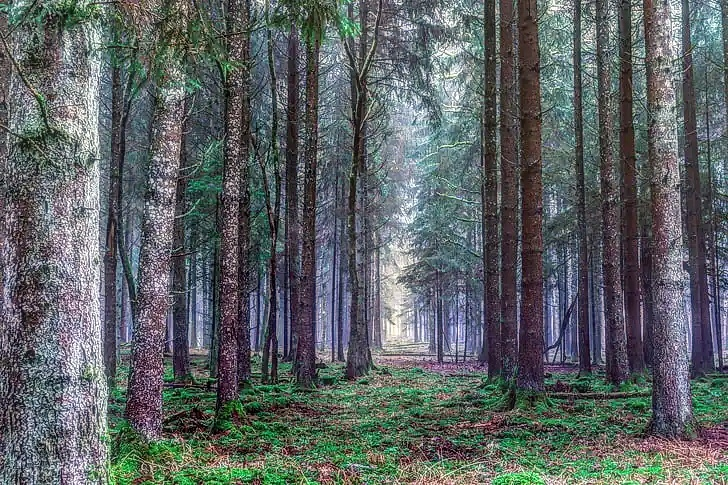
#> input picture ImageEnage/PM/TVtest.jpg, 728 x 485 px
$ python Color_Test.py
#> lines starting #> are read from the running program, lines starting #| are printed output that depends on the picture
#> further down, src is the input picture: shape (485, 728, 3); mean R, G, B 92.8, 99.4, 100.7

import numpy as np
import imageio

import matplotlib.pyplot as plt

def image_color_matrix(src,color_matrix):
    assert src.ndim == 3 and src.shape[-1] == 3
    assert color_matrix.ndim == 2 and color_matrix.shape[0] == 4 and color_matrix.shape[1] == 4
    srcf = np.float32(src) / 255.0
    rows,cols,chs = src.shape
#> rows = 485; cols = 728; chs = 3
    src_matrix = np.zeros((rows,cols,chs+1),dtype=np.float32)
    src_matrix[:,:,0] = srcf[:,:,0].copy()
    src_matrix[:,:,1] = srcf[:,:,1].copy()
    src_matrix[:,:,2] = srcf[:,:,2].copy()
    src_matrix[:,:,3] = 255
    dst_matrix = np.zeros_like(src_matrix)
    dst_matrix[:,:,0] = src_matrix[:,:,0] * color_matrix[0][0] + src_matrix[:,:,1] * color_matrix[0][1] + \
                        src_matrix[:,:,2] * color_matrix[0][2] + color_matrix[0][3]
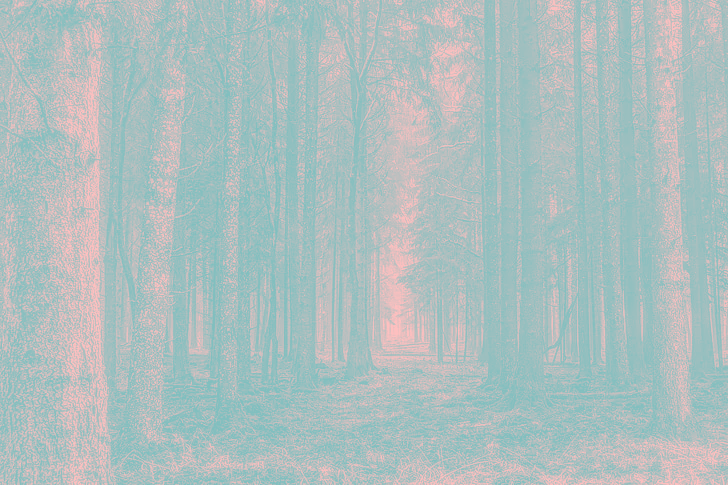
#> dst_matrix: shape (485, 728, 4) float32; mean R, G, B, A -0.136, 0, 0, 0; transparent parts drawn white

    dst_matrix[:,:,1] = src_matrix[:,:,0] * color_matrix[1][0] + src_matrix[:,:,1] * color_matrix[1][1] + \
                        src_matrix[:,:,2] * color_matrix[1][2] +  color_matrix[1][3]
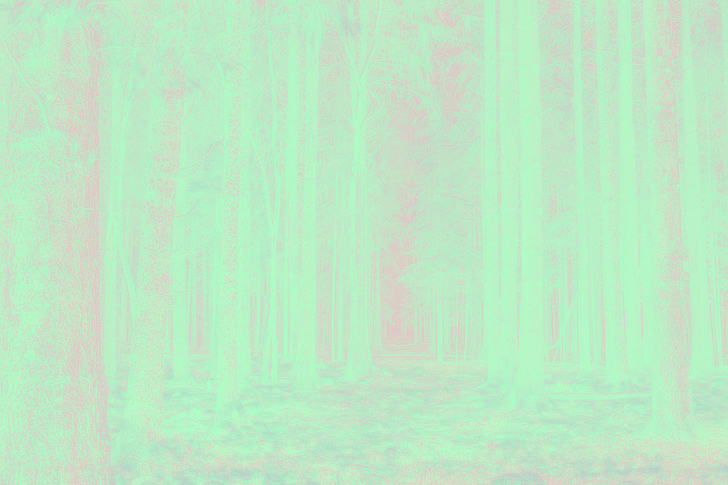
#> dst_matrix: shape (485, 728, 4) float32; mean R, G, B, A -0.136, 0.61, 0, 0; transparent parts drawn white

    dst_matrix[:,:,2] = src_matrix[:,:,0] * color_matrix[2][0] + src_matrix[:,:,1] * color_matrix[2][1] + \
                        src_matrix[:,:,2] * color_matrix[2][2] + color_matrix[2][3]
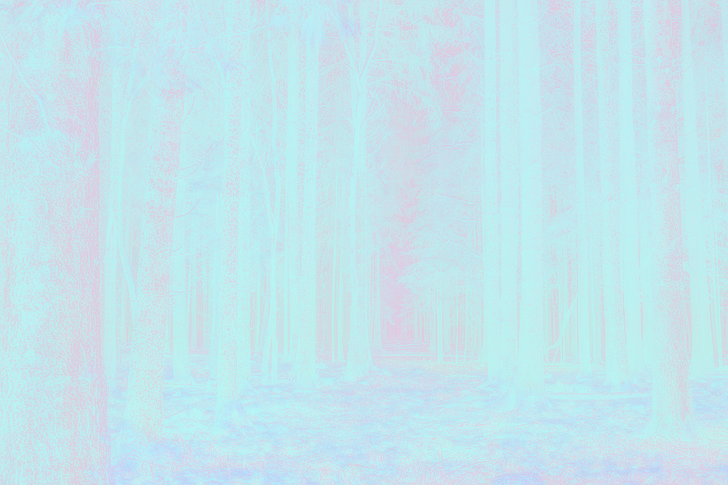
#> dst_matrix: shape (485, 728, 4) float32; mean R, G, B, A -0.136, 0.61, 0.8, 0; transparent parts drawn white

    dst_matrix[:,:,3] = src_matrix[:,:,0] * color_matrix[3][0] + src_matrix[:,:,1] * color_matrix[3][1] + \
                        src_matrix[:,:,2] * color_matrix[3][2] +  color_matrix[3][3]
    dst = np.zeros_like(srcf)
    dst[:,:,0] = dst_matrix[:,:,0]
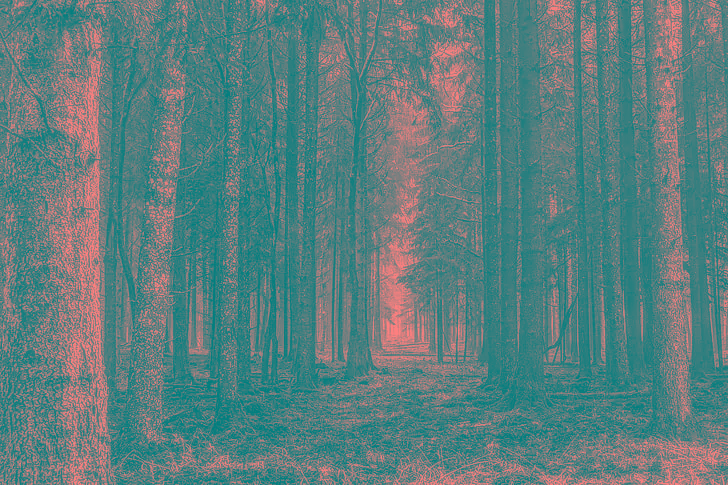
#> dst: shape (485, 728, 3) float32; mean R, G, B -0.136, 0, 0; drawn with min black and max white
    dst[:,:,1] = dst_matrix[:,:,1]
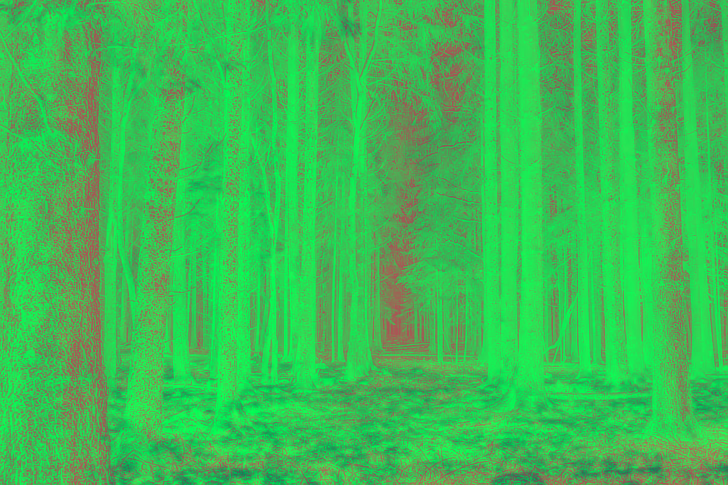
#> dst: shape (485, 728, 3) float32; mean R, G, B -0.136, 0.61, 0; drawn with min black and max white
    dst[:,:,2] = dst_matrix[:,:,2]
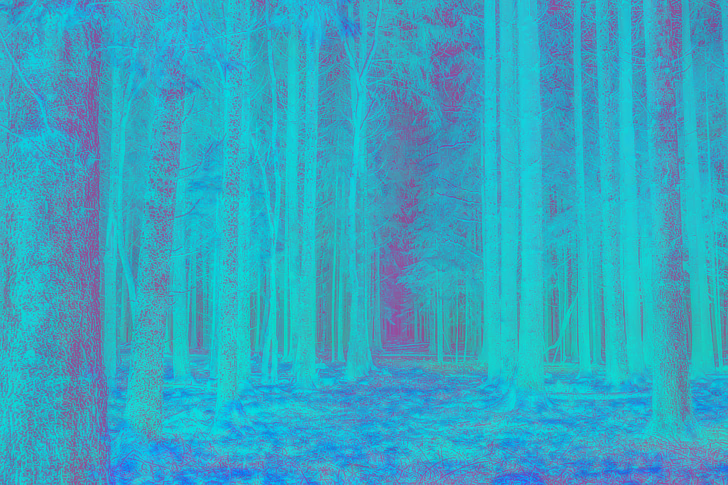
#> dst: shape (485, 728, 3) float32; mean R, G, B -0.136, 0.61, 0.8; drawn with min black and max white
    dst = np.uint8(np.clip(dst*255.0,0,255))
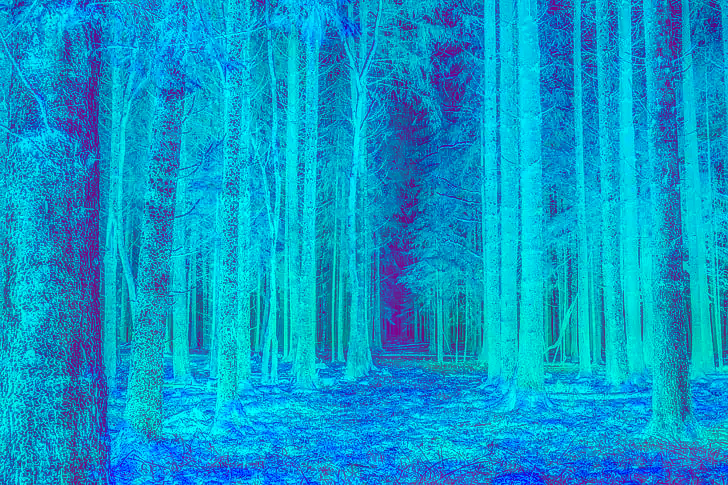
#> dst: shape (485, 728, 3); mean R, G, B 9.3, 155.1, 203.5
    return dst

src = imageio.imread('TVtest.jpg')
color_matrix = np.array([
    [1,0,0,-0.5],
    [0,-1,0,1],
    [0,0.5,-1,1],
    [0,0,0,0]
])
dst = image_color_matrix(src,color_matrix)
# print(dst)
plt.figure()
plt.imshow(src)
plt.figure()
plt.imshow(dst)

plt.show()

$ run again, with ImageEnage/PM/ACE.jpg copied over ImageEnage/PM/TVtest.jpg
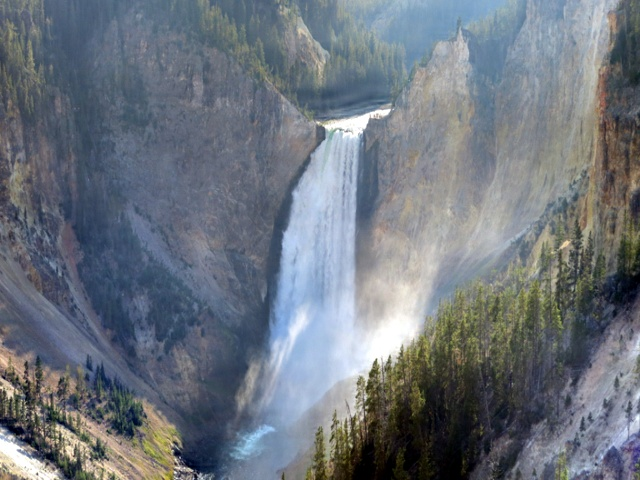
#> input picture ImageEnage/PM/ACE.jpg, 640 x 480 px
#> src is the input picture: shape (480, 640, 3); mean R, G, B 109.5, 116.6, 125.5
#> in image_color_matrix, `dst_matrix[:,:,2] = src_matrix[:,:,0] * color_matrix[2][0] + src_matri..`:
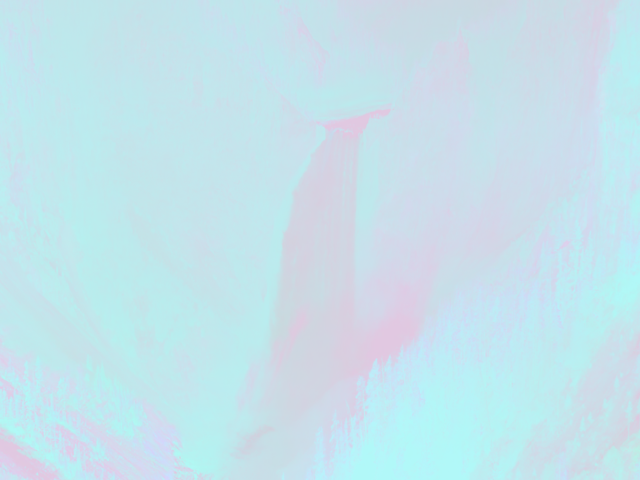
#> dst_matrix: shape (480, 640, 4) float32; mean R, G, B, A -0.0706, 0.543, 0.736, 0; transparent parts drawn white
#> in image_color_matrix, `dst = np.uint8(np.clip(dst*255.0,0,255))`:
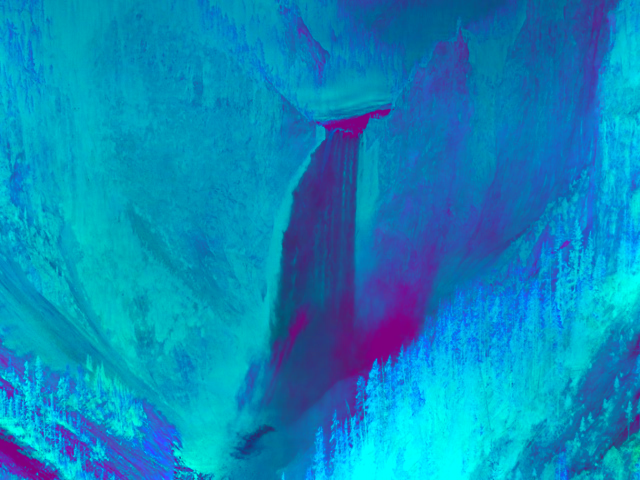
#> dst: shape (480, 640, 3); mean R, G, B 11.4, 137.8, 187.4

$ run again, with ImageEnage/PM/HEtest3.jpg copied over ImageEnage/PM/TVtest.jpg
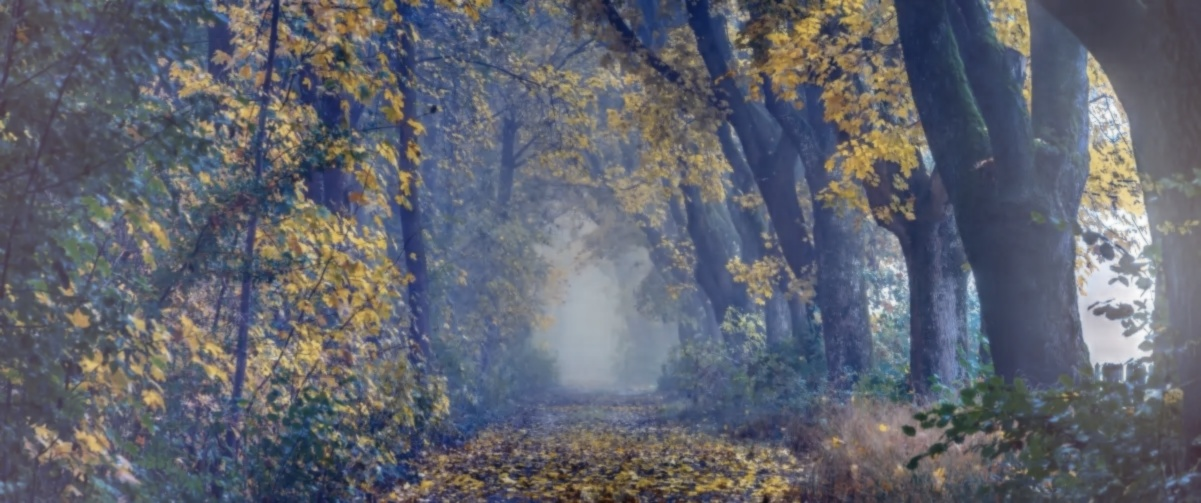
#> input picture ImageEnage/PM/HEtest3.jpg, 1201 x 503 px
#> src is the input picture: shape (503, 1201, 3); mean R, G, B 96.7, 99.9, 110.4
#> in image_color_matrix, `dst_matrix[:,:,2] = src_matrix[:,:,0] * color_matrix[2][0] + src_matri..`:
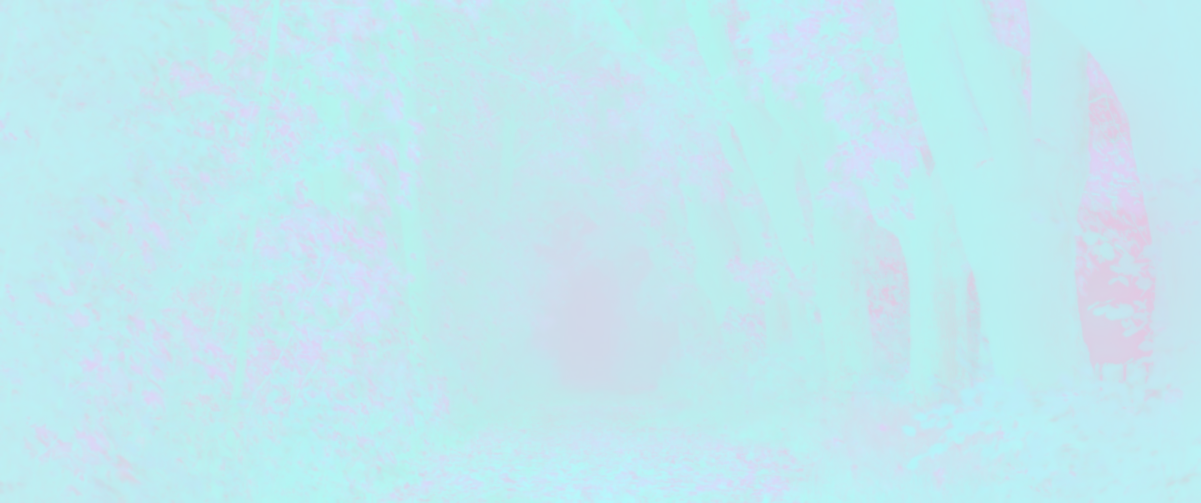
#> dst_matrix: shape (503, 1201, 4) float32; mean R, G, B, A -0.121, 0.608, 0.763, 0; transparent parts drawn white
#> in image_color_matrix, `dst = np.uint8(np.clip(dst*255.0,0,255))`:
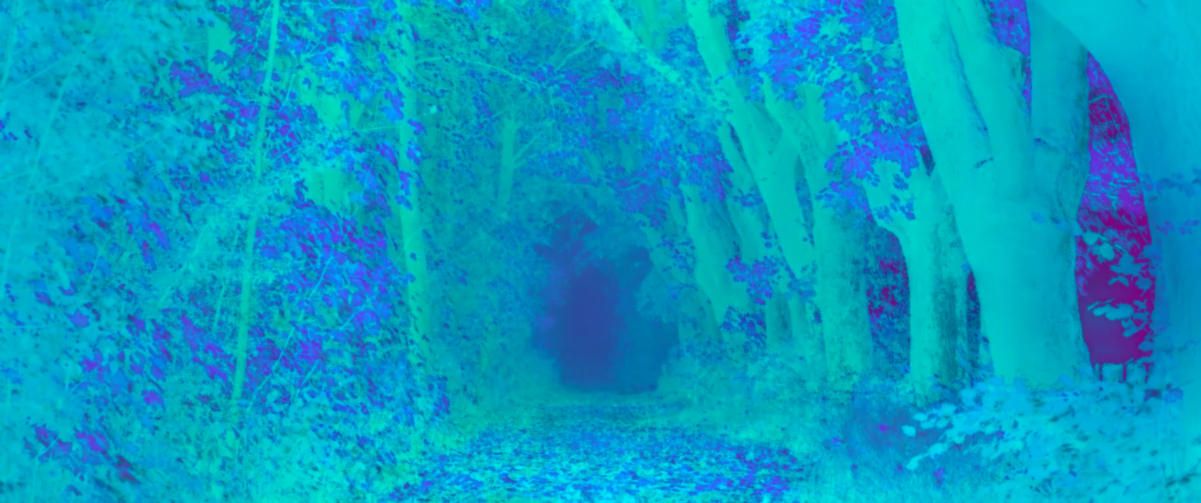
#> dst: shape (503, 1201, 3); mean R, G, B 5.4, 154.6, 194.2
